Frame 1 (no input): blank canvas, image omitted
Frame 60 (the mouse pressed at the canvas centre just before this capture): blank canvas, image omitted
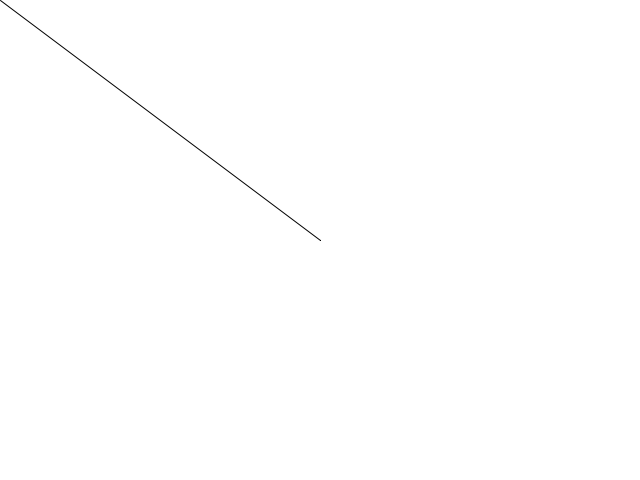
Frame 120 (the mouse held since frame 60 and released just before this capture)

The Processing sketch whose frames 1 and 60 were blank and that drew this single picture after the mouse press (run headless with seeded random() and noise(); from frame 60 on, the mouse is pressed at the canvas centre):

// Processing sketch: sketch_02_Paint02_FreeLines
// ── sketch_02_Paint02_FreeLines.pde
ArrayList<Line> lines = new ArrayList<Line>();
int undo = 0, undo_count = 0;

void setup() {
    size(640, 480);
    background(255);
}

void draw() {
    
    background(255);
    
    if(mousePressed) {
        lines.add(new Line (pmouseX, pmouseY, mouseX, mouseY));
        //line(pmouseX, pmouseY, mouseX, mouseY);
        undo++;
    }
    
    displayLines();
}

void displayLines(){
    for (int i=0; i<lines.size(); i++) {
        line(lines.get(i).x1, lines.get(i).y1, lines.get(i).x2, lines.get(i).y2);
    }
}

void keyPressed() {
    if (key == 'p') {
        if (!lines.isEmpty()) {
            lines.remove(lines.size()-1);
            System.out.println("Pressed P! Lines: " + (lines.size()));
        }
    }
    /*else if (key == 'l') {
        linesIf = true;
    }*/
}

void mouseReleased () {
    undo_count++;
}

// ── Line.pde
class Line {
    
    public float x1, y1, x2, y2;
    
    public Line (float a, float b, float c, float d) {
        x1 = a;
        y1 = b;
        x2 = c;
        y2 = d;
    }
}
